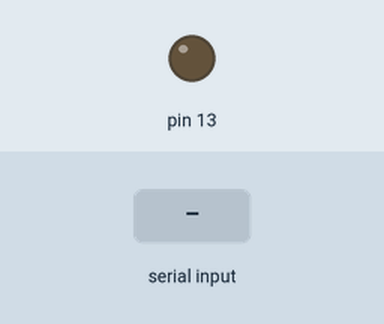
Simulated run of this sketch. Board: Arduino Uno, built with avr-gcc and run on an emulated ATmega328P. Parts: output pins drawn as LEDs (lit = HIGH). The inputs (shaded band) are chosen by the test bench. What the sketch prints to the serial monitor is not drawn.

Above: at 1.2 s.
1.3 s: "a" received over Serial
At 2.2 s:
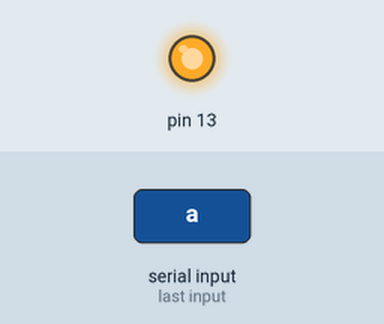
2.8 s: "b" received over Serial
At 4.0 s:
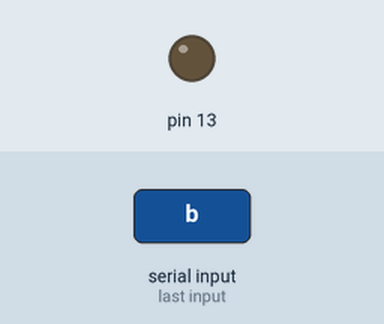
Timing chart, 0 to 5.8 s (numbered marks = the images above; inputs shaded):
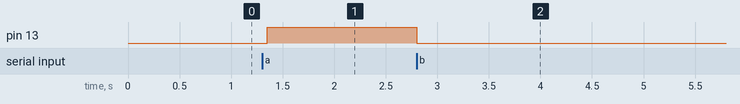

Measured:
- after the input at 1.3 s, pin 13: LOW → HIGH after 0.05 s
- after the input at 2.8 s, pin 13: HIGH → LOW at once

The sketch:

bluetooth_led.ino
```cpp
/* Connections
Vcc - Arduino 5v
Gnd - Arduino gnd
Tx - Arduino Rx (Digital pin 0)
Rx - Arduino Tx (Digital pin 1)
*/

//REMOVE RX TX connections while uploading the program to arduino, in case you get any error
//The function of button B and C in bluebot app is interchanged. So if you press B it sends the ascii value of C and viceversa.
void setup() {
  Serial.begin(9600);
  Serial.println("Connection Successful !");
  pinMode(13,OUTPUT);
  // put your setup code here, to run once:

}

void loop() {
  if(Serial.available()>0)
   {
      int data= Serial.read();
      switch(data)
      {
        //Toggle buttons A-H;
        case 'a': digitalWrite(13,HIGH);break;
        case 'b': ledoff();break; // call a function if you have multiple lines of code
        case 'c': break;
        case 'd': break;

        // Arrow and centre button code.  Insert code before break.
        case 'U': break;
        case 'D': break;
        case 'L': break;
        case 'R': break;
        case 'C': break;
        default : break;
      }
    }
    delay(50);
}

void ledoff()
{
digitalWrite(13,LOW);
}
```
